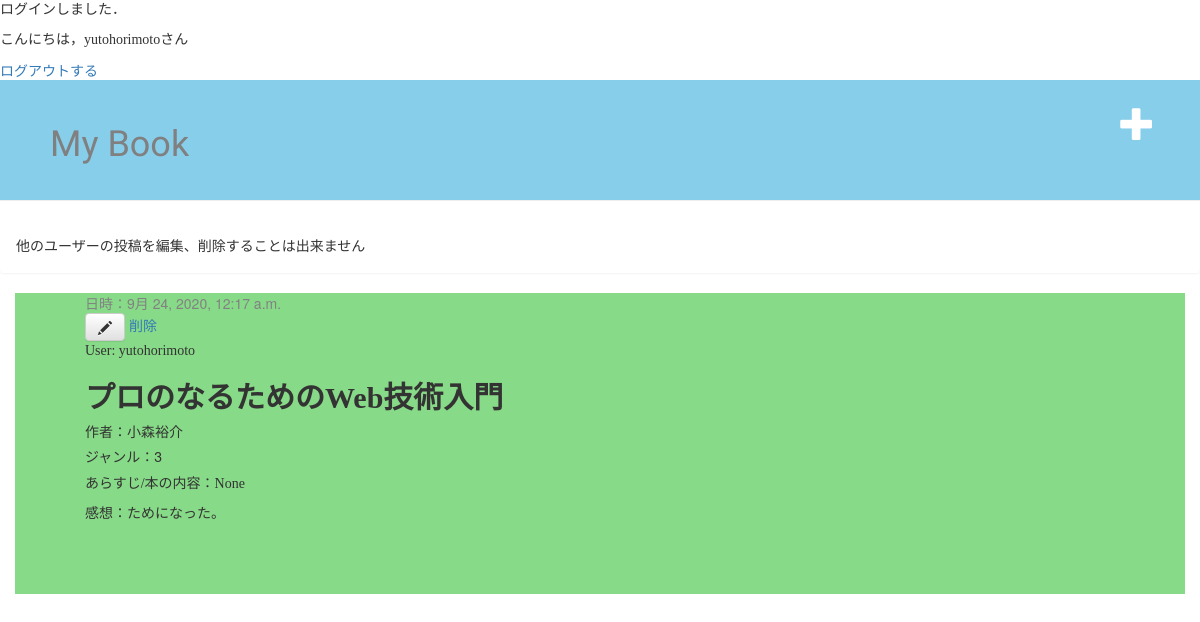
The app's page /post/6/ (signed in), older data.
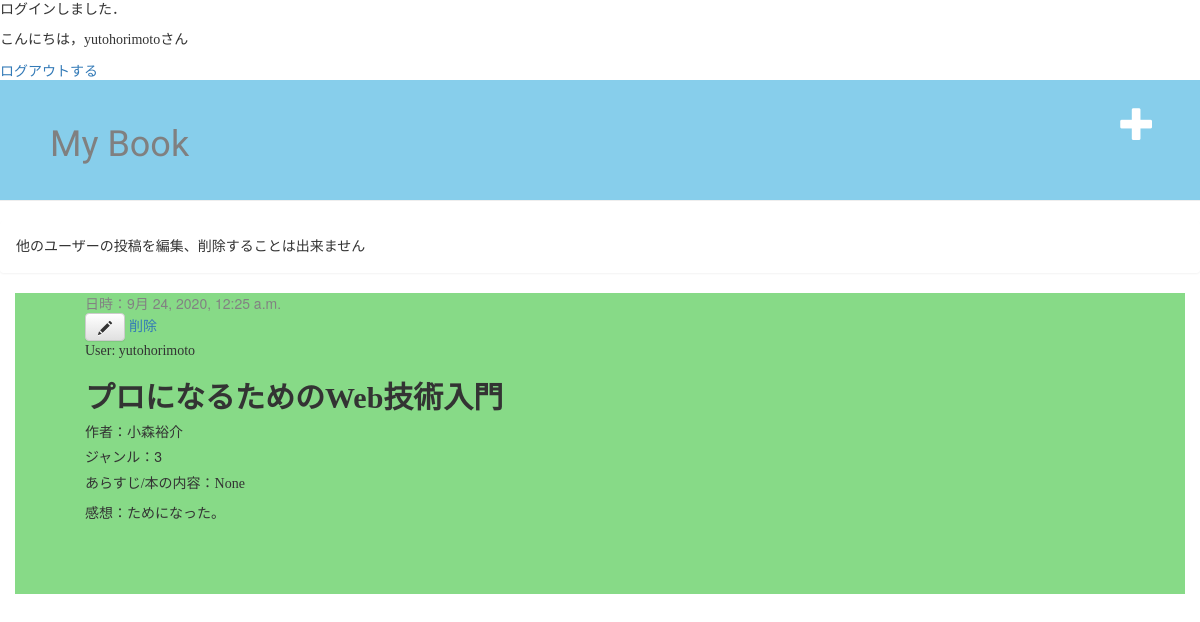
The same page, newer data.
### mybook/models.py (models this page shows, shortened)
class Post(models.Model):
    author = models.ForeignKey(settings.AUTH_USER_MODEL, on_delete=models.CASCADE)
    book_title = models.CharField(max_length=50)
    book_author = models.CharField(max_length=20,blank=True, null=True)
    book_label = models.IntegerField(choices=label_choices,blank=True, null=True)
    book_int = models.CharField(max_length=200,blank=True, null=True)
    text = models.TextField()
    created_date = models.DateTimeField(default=timezone.now)
    published_date = models.DateTimeField(blank=True, null=True)

### mybook/views.py (the view)
# urls.py: path('post/<int:pk>/', views.post_detail, name='post_detail'),
@login_required
def post_detail(request, pk):
    post = get_object_or_404(Post, pk=pk)
    return render(request, 'mybook/post_detail.html', {'post': post})

### mybook/templates/mybook/post_detail.html
{% extends 'mybook/base.html' %}
{% block content %}
    <div class="post">
        {% if post.published_date %}
            <div class="date">
                日時：{{ post.published_date }}
            </div>
        {% endif %}
        {% if user.is_authenticated %}
            <a class="btn btn-default" href="{% url 'post_edit' pk=post.pk %}"><span class="glyphicon glyphicon-pencil"></span></a>
            <a href="{% url 'post_delete' pk=post.pk %}">削除</a>
        {% endif %}
        <p>User: {{ post.author}}</p>
        <h2>{{ post.book_title }}</h2>
        <h5>作者：{{post.book_author}}</h5>
        <h5>ジャンル：{{post.book_label}}</h5>
        <p>あらすじ/本の内容：{{post.book_int|linebreaksbr}}</p>
        <p>感想：{{ post.text|linebreaksbr }}</p>
    </div>
{% endblock %}

### mybook/templates/mybook/base.html (shortened to what this page needs)
{% load static %}
<html>
    <head>
        <link rel="stylesheet" href="//maxcdn.bootstrapcdn.com/bootstrap/3.2.0/css/bootstrap.min.css">
        <link rel="stylesheet" href="//maxcdn.bootstrapcdn.com/bootstrap/3.2.0/css/bootstrap-theme.min.css">
        <link rel="stylesheet" href="{% static 'css/mybook.css' %}">
    </head>
    <body>
            {% if user.id  %}
            <p>ログインしました．</p>
            <p>こんにちは，{{ user.username }}さん</p>
            <a href="{% url 'logout' %}">ログアウトする</a>
            {% else %}
            <a href="{% url 'login' %}">ログイン</a>
            <a href="{% url 'create_account' %}">アカウント作成</a>
            {% endif %}
        <div  class="page-header">
            <a href="{% url 'post_new' %}" class="top-menu"><span class="glyphicon glyphicon-plus"></span></a>
            <h1><a href="/">My Book</a></h1>
        </div>
        <div class='alert'>
            <p>他のユーザーの投稿を編集、削除することは出来ません</p>
        </div>
        <div class="content container">
            <div class="row">
                <div class="col-md-8">
                    {% block content %}
                    {% endblock %}
                </div>
            </div>
        </div>
    </body>
</html>

### mybook/static/css/mybook.css (style rules this page uses)
.page-header { background-color:skyblue; margin-top: 0; padding: 25px 25px 25px 50px; }
h1 a { color:gray; font-family: 'Amatic SC', cursive;; }
h2 { font-weight: bold; font-family: "ＭＳ Ｐ明朝"; }
p { font-family: "Hannari"; }
.content { background-color: rgb(135, 218, 135); }
.row { margin-left: 40px; }
.date { color: #828282; }
.top-menu, .top-menu:hover, .top-menu:visited { color: #ffffff; float: right; font-size: 26pt; margin-right: 20px; }
.post { margin-bottom: 70px; }

Row changes from the older to the newer data that the page shows:
changed Post "小森裕介": published_date "9月 24, 2020, 12:17 a.m." → "9月 24, 2020, 12:25 a.m."; book_title "プロのなるためのWeb技術入門" → "プロになるためのWeb技術入門"
